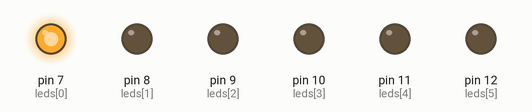
Simulated run of this sketch. Board: Arduino Uno, built with avr-gcc and run on an emulated ATmega328P. On the bench: output pins drawn as LEDs (lit = HIGH).

Above: at 0.1 s.
At 0.5 s:
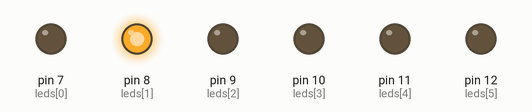
At 0.9 s:
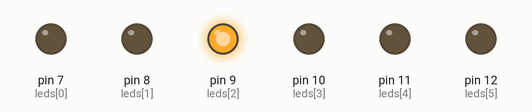
At 1.7 s:
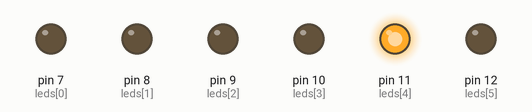
At 3.1 s:
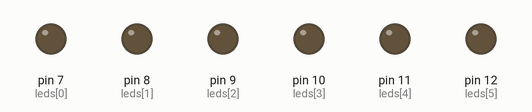
At 6.1 s:
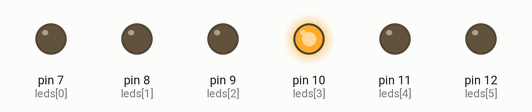
Timing chart, 0 to 6.4 s (numbered marks = the images above):
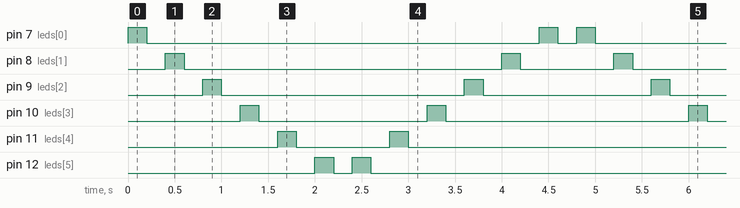

The sketch:

leds_em_loop.ino
```cpp
int leds[6] = {7, 8, 9 ,10, 11, 12};

void setup() {
  // put your setup code here, to run once:

  for (int x = 0; x <= 5; x = x + 1) {
    pinMode(leds[x], OUTPUT);
  }
}

void loop() {
  // put your main code here, to run repeatedly:

  for (int led = 0; led <=5; led = led + 1) {
    digitalWrite(leds[led], HIGH);
    delay(200);
    digitalWrite(leds[led], LOW);
    delay(200);
  }

  for (int led = 5; led >=0; led = led - 1) {
    digitalWrite(leds[led], HIGH);
    delay(200);
    digitalWrite(leds[led], LOW);
    delay(200);
  }
}
```

Measured:
- by itself, pin 7 (leds[0]): repeats every 4.8 s: LOW 4.2 s, HIGH 0.20 s, LOW 0.20 s, HIGH 0.20 s
- by itself, pin 8 (leds[1]): repeats every 4.8 s: LOW 3.4 s, HIGH 0.20 s, LOW 1.0 s, HIGH 0.20 s
- by itself, pin 9 (leds[2]): repeats every 4.8 s: LOW 2.6 s, HIGH 0.20 s, LOW 1.8 s, HIGH 0.20 s
- by itself, pin 10 (leds[3]): repeats every 4.8 s: LOW 1.8 s, HIGH 0.20 s, LOW 2.6 s, HIGH 0.20 s
- by itself, pin 11 (leds[4]): repeats every 4.8 s: LOW 1.0 s, HIGH 0.20 s, LOW 3.4 s, HIGH 0.20 s
- by itself, pin 12 (leds[5]): repeats every 4.8 s: LOW 0.20 s, HIGH 0.20 s, LOW 4.2 s, HIGH 0.20 s
